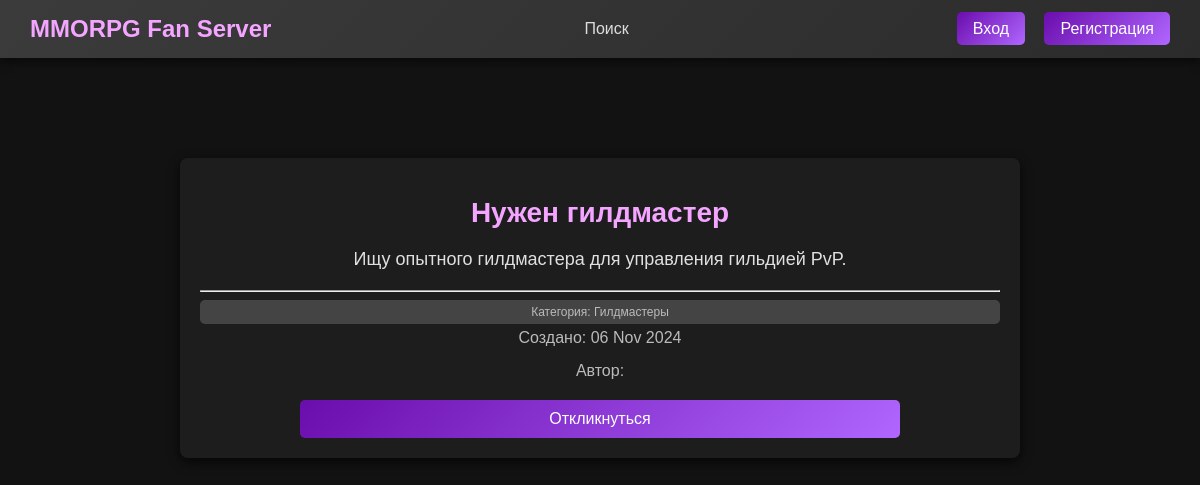
The app's page /ad/3/, older data.
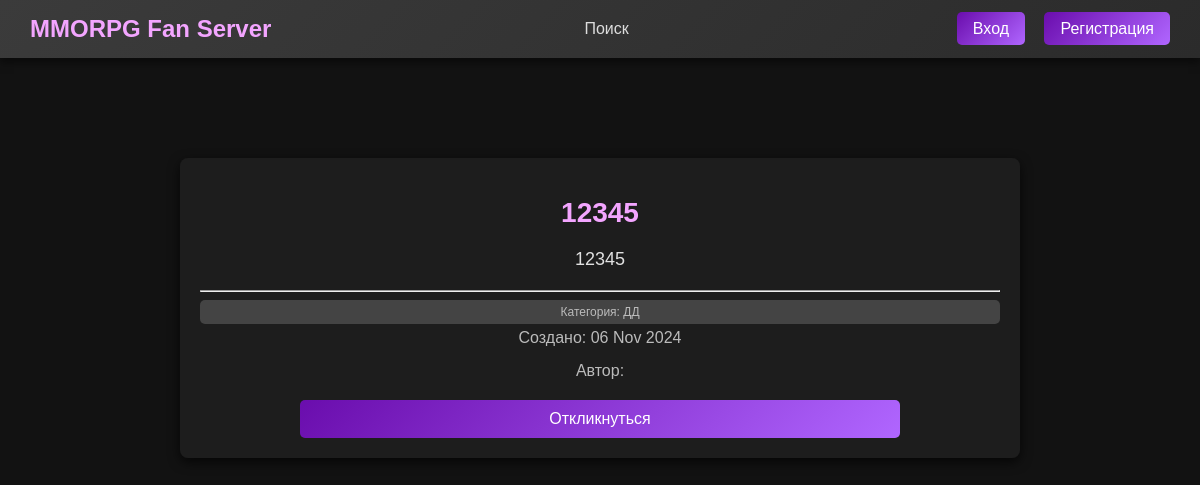
The same page, newer data.
### ads/models.py (models this page shows, shortened)
class Ad(models.Model):
    title = models.CharField(max_length=200)
    description = models.TextField()
    category = models.ForeignKey(Category, on_delete=models.CASCADE)
    author = models.ForeignKey(CustomUser, on_delete=models.CASCADE)
    created_at = models.DateTimeField(auto_now_add=True)
    updated_at = models.DateTimeField(auto_now=True)
    status = models.CharField(max_length=50, choices=[('published', 'Опубликовано'), ('draft', 'Черновик')])
    class Meta:
        ordering = ['-created_at']
        verbose_name = 'Объявление'
        verbose_name_plural = 'Объявления'

class Category(models.Model):
    name = models.CharField(max_length=50)
    class Meta:
        verbose_name = 'Категория'
        verbose_name_plural = 'Категории'

### ads/views.py (the view)
# urls.py: path('ad/<int:pk>/', AdDetailView.as_view(), name='ad_detail'),
class AdDetailView(DetailView):
    model = Ad
    template_name = "ads/ad_detail.html"
    context_object_name = 'ad'
    def get_context_data(self, **kwargs):
        context = super().get_context_data(**kwargs)
        return context

### ads/templates/ads/ad_detail.html
{% extends "base.html" %}
{% block content %}
<div class="ad-detail-container">
    <h1>{{ ad.title }}</h1>
    <p class="ad-content">{{ ad.description }}</p>
    <hr>
    <div class="ad-info">
        <span class="category">Категория: {{ ad.category.name }}</span>
        <span class="date">Создано: {{ ad.created_at|date:"d M Y" }}</span>
    </div>
    <div class="ad-author">
        <span>Автор: {{ ad.author.username }}</span>
    </div>
    {% if request.user == ad.author %}
        <a href="#" class="btn btn-primary">Изменить</a>
    {% else %}
        <a href="#" class="btn btn-primary">Откликнуться</a>
    {% endif %}
</div>
{% endblock %}

### templates/base.html (shortened to what this page needs)
{% load static %}
<!DOCTYPE html>
<html lang="en">
<head>
    <link rel="stylesheet" href="{% static 'css/styles.css' %}">
</head>
<body>
    <header class="navbar">
        <div class="logo">
            <a href="{% url 'index' %}">MMORPG Fan Server</a>
        </div>
        <nav class="nav-links">
            <a href="#">Поиск</a>
        </nav>
        <div class="auth-buttons">
            {% if user.is_authenticated %}
                <a href="{% url 'profile' %}" class="btn">Личный кабинет</a>
            {% else %}
                <a href="{% url 'login' %}" class="btn">Вход</a>
                <a href="{% url 'register' %}" class="btn btn-register">Регистрация</a>
            {% endif %}
        </div>
    </header>
    <main>
    {% block content %}{% endblock %}
    </main>
</body>
</html>

### static/css/styles.css (style rules this page uses)
body { background-color: #121212; color: #e0e0e0; font-family: Arial, sans-serif; margin: 0; padding: 0; }
.navbar { display: flex; justify-content: space-between; align-items: center; padding: 15px 30px; background: linear-gradient(135deg, #3b3b3b, #2b2b2b); box-shadow: 0 4px 8px rgba(0, 0, 0, 0.5); }
.navbar .logo a { color: #f3a5ff; font-size: 24px; text-decoration: none; font-weight: bold; }
.nav-links a { color: #ddd; text-decoration: none; margin: 0 10px; transition: color 0.3s; }
.auth-buttons .btn { color: #fff; text-decoration: none; margin-left: 15px; padding: 8px 16px; border-radius: 5px; transition: background 0.3s; }
.btn-register { background: linear-gradient(135deg, #6a0dad, #b066ff); }
.category { display: inline-block; padding: 5px 10px; background-color: #444; color: #fff; border-radius: 5px; font-size: 12px; }
.btn-primary { display: inline-block; padding: 8px 12px; background: linear-gradient(135deg, #6a0dad, #b066ff); color: #fff; text-decoration: none; border-radius: 5px; transition: background 0.3s; }
.ad-detail-container { max-width: 800px; margin: 100px auto; padding: 20px; background-color: rgba(30, 30, 30, 0.9); border-radius: 8px; box-shadow: 0 4px 12px rgba(0, 0, 0, 0.7); color: #e0e0e0; text-align: center; }
.ad-detail-container h1 { color: #f3a5ff; margin-bottom: 20px; font-size: 28px; }
.ad-content { font-size: 18px; margin-bottom: 20px; }
.ad-info { margin-bottom: 15px; }
.ad-info span { display: block; color: #bbb; margin-top: 5px; }
.ad-author { margin-bottom: 20px; color: #bbb; }
.btn { padding: 10px 20px; background: linear-gradient(135deg, #6a0dad, #b066ff); color: white; border: none; border-radius: 5px; cursor: pointer; transition: background 0.3s; align-content: center; width: 70%; }

Row changes from the older to the newer data that the page shows:
changed Ad: title "Нужен гилдмастер" → "12345"; description "Ищу опытного гилдмастера для управления гильдией PvP." → "12345"; category.name "Гилдмастеры" → "ДД"
